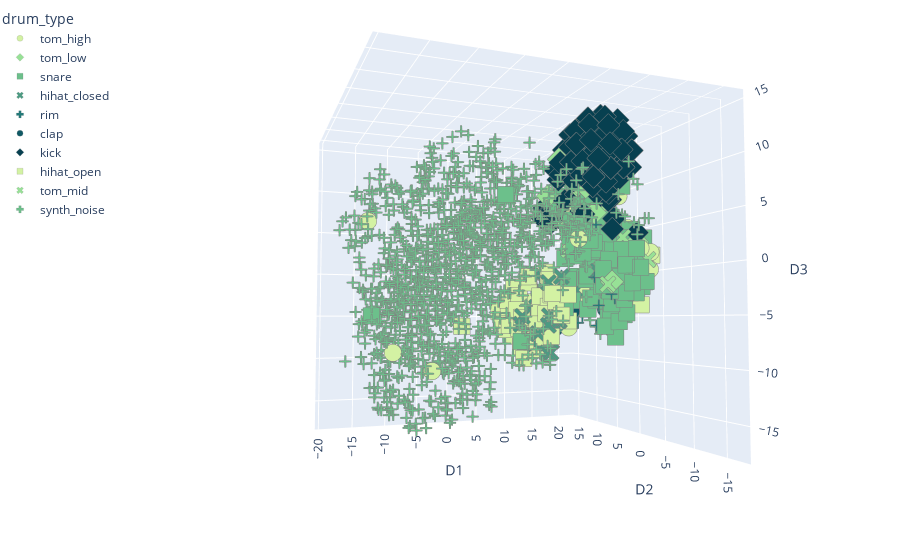

Notebook code cell kept with this figure:
### Code cell
scope = PlotlyScope()
df=pd.read_csv("../feature_extraction/csvs/df_8.csv",index_col=False)
# fig = px.scatter_3d(df, x="D1",y="D2",z="D3",color="label",symbol="drum_type",hover_data=["path"],color_discrete_sequence=px.colors.qualitative.Dark2)
fig = px.scatter_3d(df, x="D1",y="D2",z="D3",color="drum_type",symbol="drum_type",hover_data=["path"],color_discrete_sequence= px.colors.sequential.Emrld)
fig.update_layout(scene = dict(
                    camera=dict(eye=dict(x=-1.2, y=-1.2, z=-1.2)),
                    aspectmode="cube",),
                    margin=dict( r=0, l=0, b=0, t=0),
                  showlegend=True,
              legend=dict(
                yanchor="top",
                y=0.99,
                xanchor="right",
                x=0.01
            ),

                 )
fig.update_traces(marker=dict(size=6,opacity=1,line=dict(width=0.2,color='grey')))
g=fig
fig.show()


with open("3d_t-SNE.svg", "wb") as f:
    f.write(scope.transform(fig, format="svg"))

### Figure 1 — Plotly figure (JSON) as saved in the notebook; plotly's stock layout.template omitted (floating-point values rounded to 4 significant figures; data arrays with more than 128 entries replaced by an {"elided": "..."} marker saying what was removed)
{"data": [{"customdata": [["./dk_data/tom_high/Roland Tr-909-TR-909Tom Hi 01.wav"], ["./dk_data/tom_high/Kawai R50e-R50eTomA_Hi.wav"], ["./dk_data/tom_high/Vermona Drum-MaxV - Tom Hi.wav"], ["./dk_data/tom_high/Kawai R50-R50 TomH.wav"], ["./dk_data/tom_high/Alesis Hr16-MaxV - HR16 10-DBL TOM.wav"], ["./dk_data/tom_high/Yamaha RX21-RX21Tom_Hi.wav"], ["./dk_data/tom_high/Alesis DM5-DM5Tom03_Hi.wav"], ["./dk_data/tom_high/Yamaha SY22-Tom2elsy45.wav"], ["./dk_data/tom_high/mercure_drums-gd-tom1.wav"], ["./dk_data/tom_high/Emu Drumulator-DrumulatorTom03.wav"], ["./dk_data/tom_high/Kawai r-50-MaxV - RTOMHREV.wav"], ["./dk_data/tom_high/Alesis DM5-DM5Tom04_Hi.wav"], ["./dk_data/tom_high/Sequential Tom-TOMTom_Hi.wav"], ["./dk_data/tom_high/Emu Drumulator-DrumulatorTom02.wav"], ["./dk_data/tom_high/Roland Tr-606-TR606TomHi05.wav"], ["./dk_data/tom_high/Akai Mpc60-MaxV - Tom High.wav"], ["./dk_data/tom_high/Coron Drum Synce DS-7-coron-ds7-tom7.wav"], ["./dk_data/tom_high/Roland Tr-909-TR-909Tom Hi 02.wav"], ["./dk_data/tom_high/Sequential DrumTraks Tom-MaxV - Tom Hi.wav"], ["./dk_data/tom_high/Boss DR-202-202tom01.wav"], ["./dk_data/tom_high/Coron Drum Synce DS-7-coron-ds7-tom5.wav"], ["./dk_data/tom_high/Roland Tr-606-TR606TomHi_OD.wav"], ["./dk_data/tom_high/Roland MC303-MaxV - Achitom2.wav"], ["./dk_data/tom_high/Alesis Hr16-HR16Tom02.wav"], ["./dk_data/tom_high/Roland Tr-606-MaxV - Roland Tr-606 - Tom-Hi.wav"], ["./dk_data/tom_high/Alesis DM5-DM5Tom02_Hi.wav"], ["./dk_data/tom_high/Akai XR10-XR10HiTom03.wav"], ["./dk_data/tom_high/Alesis DM5-DM5Tom01_Hi.wav"], ["./dk_data/tom_high/AKAI XE-8-MaxV - XE8 Tom High int_12.wav"], ["./dk_data/tom_high/Fricke MFB 512-MaxV - Tom High.wav"], ["./dk_data/tom_high/Kawai r-50-MaxV - ATOMSDGA.wav"]], "hovertemplate": "drum_type=tom_high<br>D1=%{x}<br>D2=%{y}<br>D3=%{z}<br>path=%{customdata[0]}<extra></extra>", "legendgroup": "tom_high", "marker": {"color": "rgb(211, 242, 163)", "line": {"color": "grey", "width": 0.2}, "opacity": 1, "size": 6, "symbol": "circle"}, "mode": "markers", "name": "tom_high", "scene": "scene", "showlegend": true, "type": "scatter3d", "x": [19.72, 18.8, 6.322, 15.88, 16.98, 18.58, 14.78, 17.13, 20.29, -7.726, 18.85, 15.2, 15.79, 14.85, 17.68, 17.25, -14.87, 10.36, 15.53, 8.646, -13.76, 19.41, 19.11, 18.04, 17.82, 17.08, 16.94, 16.15, 15.84, 17.32, 16.72], "y": [-1.959, -3.265, -10.14, 7.087, -3.784, -3.394, -1.217, 5.646, -2.598, 1.584, -1.752, 0.4469, -5.021, -1.036, -8.545, 3.414, 8.227, -3.588, -3.112, -7.28, -1.365, 0.814, 2.544, 1.746, -8.54, -1.847, 2.94, -8.741, -1.565, -4.8, 2.944], "z": [1.82, -0.7456, 2.25, -6.347, 2.363, 3.656, 8.514, 6.452, 4.185, -10.73, -0.3116, 6.551, 7.68, 6.902, -0.3045, 4.186, 5.506, 9.841, 7.309, 2.782, -8.626, 2.8, 2.252, 5.515, 1.456, 3.862, 2.528, 1.788, 6.057, 4.372, -1.204]}, {"customdata": [["./dk_data/tom_low/Visco Space drums-MaxV - Tom Lo.wav"], ["./dk_data/tom_low/Yamaha RX-11-MaxV - RX11 TOM3.wav"], ["./dk_data/tom_low/Korg DDM110-Ddm110Tom_Lo.wav"], ["./dk_data/tom_low/Linn Drum LM1-tom6.wav"], ["./dk_data/tom_low/Alesis DM5-DM5Tom10_Lo.wav"], ["./dk_data/tom_low/Akai Mpc60-MaxV - Tom Low 2.wav"], ["./dk_data/tom_low/Linn Drum LM1-tom1.wav"], ["./dk_data/tom_low/Roland R-8-R8Tom35.wav"], ["./dk_data/tom_low/Alesis DM5-DM5Tom12_Lo.wav"], ["./dk_data/tom_low/Roland SH-09-MaxV - stompbass4.wav"], ["./dk_data/tom_low/Roland R-8-R8Tom27.wav"], ["./dk_data/tom_low/Fairlight IIx-MaxV - DeepTom.wav"], ["./dk_data/tom_low/Roland Tr-606-TR606TomLo02.wav"], ["./dk_data/tom_low/Akai XR10-XR10LoTom03.wav"], ["./dk_data/tom_low/Roland JD-990-MaxV - RIM-TOM4.wav"], ["./dk_data/tom_low/Suzuki RPM-40-MaxV - Tom.wav"], ["./dk_data/tom_low/Linn Drum LM2-Linn lo tom.wav"], ["./dk_data/tom_low/Korg MS-20-MaxV - TomLo.wav"], ["./dk_data/tom_low/Alesis DM5-DM5Tom01_Lo.wav"], ["./dk_data/tom_low/Kurzweil K2000 ROM-MaxV - lotom.wav"], ["./dk_data/tom_low/Alesis DM5-DM5Tom20_Lo.wav"], ["./dk_data/tom_low/Virtual MPC Electronics-MaxV - Tom.wav"], ["./dk_data/tom_low/Alesis DM5-DM5Tom18_Lo.wav"], ["./dk_data/tom_low/Alesis DM5-DM5Tom05_Lo.wav"], ["./dk_data/tom_low/Roland R-5-R-5 Room Ambient Tom 1.wav"], ["./dk_data/tom_low/DPM-48-TOM3.wav"], ["./dk_data/tom_low/Kawai r-50-MaxV - ETOMLR50.wav"], ["./dk_data/tom_low/Akai XR10-XR10LoTom04.wav"], ["./dk_data/tom_low/Roland Tr-606-TR606TomLo_OD.wav"], ["./dk_data/tom_low/Yamaha MR10-MR10Tom_Lo.wav"], ["./dk_data/tom_low/Roland R-8-R8Tom16.wav"], ["./dk_data/tom_low/Kawai XD5-XD5TomLo.wav"], ["./dk_data/tom_low/Simmons SDS5-SDSTomE2.wav"], ["./dk_data/tom_low/Boss DR-202-202tom06.wav"], ["./dk_data/tom_low/Yamaha RX21-RX21Tom_Lo.wav"], ["./dk_data/tom_low/Roland R-8-R8Tom19.wav"], ["./dk_data/tom_low/Emu Drumulator-DrumulatorETomLo.wav"]], "hovertemplate": "drum_type=tom_low<br>D1=%{x}<br>D2=%{y}<br>D3=%{z}<br>path=%{customdata[0]}<extra></extra>", "legendgroup": "tom_low", "marker": {"color": "rgb(151, 225, 150)", "line": {"color": "grey", "width": 0.2}, "opacity": 1, "size": 6, "symbol": "diamond"}, "mode": "markers", "name": "tom_low", "scene": "scene", "showlegend": true, "type": "scatter3d", "x": [11.42, 11.44, 12.85, 19.11, 13.97, 15.24, 18.26, 14.86, 15.43, 10.37, 11.79, 7.78, 16.66, 14.86, 16.2, 19.78, 20.28, 14.91, 7.576, 17.17, 18.03, 15.1, 15.39, 11.87, 13.41, 10.75, 14.58, 16.14, 17.17, 9.097, 16.66, 13.35, 15.58, 12.97, 12.62, 11.99, 18.6], "y": [-4.992, -5.038, -4.11, 1.406, 0.06281, -2.322, 0.8489, -0.8508, 4.568, -10.86, -5.549, -3.565, -7.497, 4.962, 4.623, -3.545, -3.884, 5.703, -7.398, -0.4925, 3.619, -5.224, 2.898, -5.19, -8.6, 4.228, -1.631, -3.468, 1.536, -7.558, 3.901, -1.67, 2.65, -0.5684, -5.126, -8.149, 2.653], "z": [13.73, 8.947, 7.635, 4.018, 8.892, 4.477, 1.875, 3.999, 6.557, -1.801, 5.668, 11.41, 2.571, 4.834, 4.845, 0.7988, 2.459, 6.088, 10.18, 2.994, 5.785, 4.92, 6.64, 12.03, 11.69, 8.979, 5.551, 4.452, 4.373, 7.854, 7.861, 5.34, 4.644, 9.412, 9.909, 12.83, 4.311]}, {"customdata": {"elided": "143x1 str values"}, "hovertemplate": "drum_type=snare<br>D1=%{x}<br>D2=%{y}<br>D3=%{z}<br>path=%{customdata[0]}<extra></extra>", "legendgroup": "snare", "marker": {"color": "rgb(108, 192, 139)", "line": {"color": "grey", "width": 0.2}, "opacity": 1, "size": 6, "symbol": "square"}, "mode": "markers", "name": "snare", "scene": "scene", "showlegend": true, "type": "scatter3d", "x": {"elided": "143 float values"}, "y": {"elided": "143 float values"}, "z": {"elided": "143 float values"}}, {"customdata": [["./dk_data/hihat_closed/Roland Tr-606-TR606Hat_C_OD.wav"], ["./dk_data/hihat_closed/Roland Tr-606-TR606Hat_C05.wav"], ["./dk_data/hihat_closed/Casio PT-68-MaxV - HH Cl.wav"], ["./dk_data/hihat_closed/Boss DR-550-MaxV - CHH1.wav"], ["./dk_data/hihat_closed/Akai Mpc60-MaxV - HiHat Closed.wav"], ["./dk_data/hihat_closed/Acetone Rhythm King-MaxV - HH Cl.wav"], ["./dk_data/hihat_closed/Roland MC09-MC09 HatC_03.wav"], ["./dk_data/hihat_closed/Boss DR-550-DR550Hat03_C.wav"], ["./dk_data/hihat_closed/Roland MC09-MC09 HatC_01.wav"], ["./dk_data/hihat_closed/Sequential Tom-TOMHat_C.wav"], ["./dk_data/hihat_closed/Roland Tr-626-MaxV - Roland - 626_chh 03.wav"], ["./dk_data/hihat_closed/MXR Computer Rhythm 185-MaxV - MXR Hat_closed.wav"], ["./dk_data/hihat_closed/Yamaha RY-10-MaxV - HHC6VRB.wav"], ["./dk_data/hihat_closed/Alesis Hr16b-MaxV - HHC 1.wav"], ["./dk_data/hihat_closed/Kawai r-50-MaxV - HHCL_R50.wav"], ["./dk_data/hihat_closed/Electro Harmonix Drm32-MaxV - HH Cl.wav"], ["./dk_data/hihat_closed/Roland D-70-MaxV - CL-HIHAT.wav"], ["./dk_data/hihat_closed/Roland D-10 L.A-la-clhh.wav"], ["./dk_data/hihat_closed/mercure_drums-p-hhc2.wav"], ["./dk_data/hihat_closed/Boss DR-202-202hat07.wav"], ["./dk_data/hihat_closed/Roland MC09-MC09 HatC_07.wav"], ["./dk_data/hihat_closed/Alesis D4fx-MaxV - HiHat Closed 2.wav"], ["./dk_data/hihat_closed/Kawai r-50-MaxV - HHCLENHA.wav"], ["./dk_data/hihat_closed/Emu Drumulator-DrumulatorHat_C.wav"], ["./dk_data/hihat_closed/KORG DDD-1-MaxV - DDD1 clhh1.wav"], ["./dk_data/hihat_closed/Boss DR-202-202hat05.wav"], ["./dk_data/hihat_closed/Roland CR-8000-CR8000Hat_C.wav"], ["./dk_data/hihat_closed/Casio PT-30-MaxV - HH Cl.wav"], ["./dk_data/hihat_closed/Boss DR-202-202hat09.wav"], ["./dk_data/hihat_closed/Fairlight IIx-MaxV - HHPedal.wav"], ["./dk_data/hihat_closed/Yamaha PSR-MaxV - psr-hatcl.wav"], ["./dk_data/hihat_closed/Roland Tr-909-MaxV - Roland909 - 909HHB 05.wav"], ["./dk_data/hihat_closed/Sequential DrumTraks Tom-MaxV - HiHat Closed.wav"], ["./dk_data/hihat_closed/Roland MC09-MC09 HatC_08.wav"], ["./dk_data/hihat_closed/Yamaha RY-10-MaxV - HHC9VRB.wav"]], "hovertemplate": "drum_type=hihat_closed<br>D1=%{x}<br>D2=%{y}<br>D3=%{z}<br>path=%{customdata[0]}<extra></extra>", "legendgroup": "hihat_closed", "marker": {"color": "rgb(76, 155, 130)", "line": {"color": "grey", "width": 0.2}, "opacity": 1, "size": 6, "symbol": "x"}, "mode": "markers", "name": "hihat_closed", "scene": "scene", "showlegend": true, "type": "scatter3d", "x": [4.833, 4.689, 6.921, 7.149, 8.484, 7.748, 8.789, 6.764, 9.051, 8.393, 9.352, 10.55, 6.555, 9.295, 10.09, 7.42, 6.885, 10.88, 12.88, 7.467, 9.388, 12.5, 6.717, 8.585, 6.68, 7.585, 7.975, 11.46, 15.78, 9.514, 9.445, 8.638, 7.583, 9.339, 8.061], "y": [0.8803, 1.028, 1.299, -1.917, -0.2343, 2.173, 0.05799, -2.822, -1.432, 3.427, 1.015, 2.136, -0.2075, -2.174, 2.282, -4.613, -2.308, 0.6647, 0.5336, 3.068, -0.7082, 2.796, 4.457, 3.242, 3.053, -0.8261, -2.194, 5.748, 0.3824, -9.257, 2.678, 4.915, 3.366, -0.9949, -2.679], "z": [-5.066, -5.916, -8.073, -1.489, -8.969, -0.4232, -5.731, -5.021, -5.514, -4.027, -7.799, -5.889, -6.923, -2.795, -4.68, -1.01, -6.002, -1.261, -2.139, -7.999, -4.718, -3.005, -7.912, -6.724, -9.134, -8.969, -4.474, -6.945, -3.048, -0.734, -8.557, -6.9, -4.365, -3.509, -5.535]}, {"customdata": [["./dk_data/rim/Akai Mpc60-MaxV - Rimshot 3.wav"], ["./dk_data/rim/Kawai R50e-R50eRimshot.wav"], ["./dk_data/rim/Oberheim Dmx-DMXRim.wav"], ["./dk_data/rim/Linn Linn-9000-MaxV - Rimshot.wav"], ["./dk_data/rim/Gulbransen-MaxV - Rim.wav"], ["./dk_data/rim/Jomox Xbase-09-Rim01.wav"], ["./dk_data/rim/Akai Mpc60-MaxV - Rimshot 1.wav"], ["./dk_data/rim/Korg DDM110-MaxV - 110_rim.wav"], ["./dk_data/rim/Roland JD-990-MaxV - MARIMWAV.wav"], ["./dk_data/rim/KORG DDD-1-MaxV - DDD1 rimshot.wav"], ["./dk_data/rim/Roland R-5-R-5 Rimshot Snare 1.wav"], ["./dk_data/rim/Yamaha RX11-RX11Rimshot.wav"], ["./dk_data/rim/Akai XR10-XR10Rimshot02.wav"], ["./dk_data/rim/Alesis DM5-DM5Rim05.wav"], ["./dk_data/rim/Roland Tr-808-TR-808Rim01.wav"], ["./dk_data/rim/Roland TR-505-TR-505Rim.wav"], ["./dk_data/rim/Roland D-10 L.A-la-rim.wav"], ["./dk_data/rim/Emu Drumulator-MaxV - EMU_RIM.wav"], ["./dk_data/rim/Jomox Xbase-09-Rim02.wav"]], "hovertemplate": "drum_type=rim<br>D1=%{x}<br>D2=%{y}<br>D3=%{z}<br>path=%{customdata[0]}<extra></extra>", "legendgroup": "rim", "marker": {"color": "rgb(33, 122, 121)", "line": {"color": "grey", "width": 0.2}, "opacity": 1, "size": 6, "symbol": "cross"}, "mode": "markers", "name": "rim", "scene": "scene", "showlegend": true, "type": "scatter3d", "x": [15.13, 17.95, 17.53, 15.51, 13.19, 8.659, 14.36, 8.682, 17.56, 14.04, 14.37, 17.3, 13.6, 14.09, 14.2, 16.37, 14.29, 15.31, 11.58], "y": [7.411, 0.9072, 5.588, 5.454, 4.37, -10.24, 6.733, -9.801, 5.587, 7.421, -5.969, 5.614, -3.671, 6.11, 2.077, 3.922, 5.424, -0.7241, -9.092], "z": [-2.46, -6.066, -4.088, -5.268, -0.6846, 3.675, -5.549, -1.34, 1.614, -1.406, -3.208, -5.014, -3.896, -0.1734, -5.771, -4.095, -1.848, -6.058, -2.908]}, {"customdata": [["./dk_data/clap/Linn Linn-9000-MaxV - Clap 1.wav"], ["./dk_data/clap/Linn Linn-9000-MaxV - Clap 2.wav"], ["./dk_data/clap/Kawai r-50-MaxV - CLAP2R50.wav"], ["./dk_data/clap/Roland Tr-626-MaxV - Roland - 626_clap 04.wav"], ["./dk_data/clap/Kawai R-50e-MaxV - R50e Clap.wav"], ["./dk_data/clap/Alesis Hr16b-HR16B 036 Gated Claps.wav"], ["./dk_data/clap/Alesis D4fx-MaxV - Clap.wav"], ["./dk_data/clap/Simmons Clap-MaxV - SM Clap14.wav"], ["./dk_data/clap/Simmons Clap-MaxV - SM Clap12.wav"], ["./dk_data/clap/Simmons Clap-MaxV - SM Clap7.wav"], ["./dk_data/clap/EMU E-drum-MaxV - Clap.wav"], ["./dk_data/clap/AKAI XE-8-MaxV - XE8 Clap int_15.wav"], ["./dk_data/clap/Roland Tr-808-TR-808Clap01.wav"], ["./dk_data/clap/Korg DDM110-MaxV - 110_clap.wav"], ["./dk_data/clap/Simmons Clap-MaxV - SM Clap20.wav"], ["./dk_data/clap/MultiMoog-MaxV - JeeesuosClaps.wav"], ["./dk_data/clap/Simmons Clap-MaxV - SM Clap19.wav"], ["./dk_data/clap/Boss DR-110-DR-110Clap.wav"], ["./dk_data/clap/Yamaha RY30-RY30Clap.wav"], ["./dk_data/clap/Simmons Clap-MaxV - SM Clap23.wav"], ["./dk_data/clap/Roland Tr-808-TR-808Clap02.wav"], ["./dk_data/clap/Simmons Clap-MaxV - SM Clap2.wav"], ["./dk_data/clap/Roland D-70-MaxV - CLAP.wav"], ["./dk_data/clap/Simmons Clap-MaxV - SM Clap11.wav"], ["./dk_data/clap/Linn Linndrum-LinnClap.wav"], ["./dk_data/clap/Roland MC303-MaxV - Rapclap1.wav"], ["./dk_data/clap/Alesis Sr16-SR16Clap.wav"], ["./dk_data/clap/Jomox Xbase-09-LFOClap.wav"]], "hovertemplate": "drum_type=clap<br>D1=%{x}<br>D2=%{y}<br>D3=%{z}<br>path=%{customdata[0]}<extra></extra>", "legendgroup": "clap", "marker": {"color": "rgb(16, 89, 101)", "line": {"color": "grey", "width": 0.2}, "opacity": 1, "size": 6, "symbol": "circle"}, "mode": "markers", "name": "clap", "scene": "scene", "showlegend": true, "type": "scatter3d", "x": [14.73, 12.14, 14.39, 13.3, 13.38, 13.21, 13.07, 14.03, 9.821, 18.68, 10.23, 11.75, 11.62, 15.86, 10.19, 18.33, 8.95, 12.95, 10.25, 13.34, 10.88, 11.68, 12.38, 11.25, 15.64, 12.01, 14.4, 13.42], "y": [8.584, 6.051, 6.13, 8.687, 7.246, 5.369, 6.449, 7.913, 8.275, 1.893, 7.759, 9.836, 7.806, 6.326, 7.075, -1.269, 8.474, 8.52, 9.83, 9.607, 6.368, 9.912, 7.824, 8.626, 7.582, 5.878, 7.404, 2.644], "z": [-4.928, -4.201, -3.744, -2.764, -4.403, -2.643, -2.946, -6.383, -6.027, -4.162, -3.328, -5.403, -4.63, -4.094, -5.48, -3.479, -6.193, -4.052, -5.003, -5.05, -3.357, -7.024, -2.581, -3.802, -4.749, -2.449, -3.654, -4.467]}, {"customdata": [["./dk_data/kick/Kawai r-50-MaxV - BD2__R50.wav"], ["./dk_data/kick/Jomox Xbase-09-BassDr06.wav"], ["./dk_data/kick/Roland Tr-808-TR-808Kick07.wav"], ["./dk_data/kick/Yamaha RY30-RY30Kick05.wav"], ["./dk_data/kick/mercure_drums-gd-kick1.wav"], ["./dk_data/kick/Alesis DM5-DM5Kick21.wav"], ["./dk_data/kick/Roland Tr-909-TR-909Kick 07.wav"], ["./dk_data/kick/Roland D-10 L.A-la-bd1.wav"], ["./dk_data/kick/Alesis Hr16b-HR16B 006 Deep Wood Kick.wav"], ["./dk_data/kick/Roland R-8-R8Kick05.wav"], ["./dk_data/kick/Boss DR-660-DR-660Kick21.wav"], ["./dk_data/kick/Boss DR-660-DR-660Kick05.wav"], ["./dk_data/kick/Roland Tr-909-MaxV - Roland909 - 909BDA 01.wav"], ["./dk_data/kick/Roland R-8-R8Kick27.wav"], ["./dk_data/kick/Alesis DM5-DM5Kick48.wav"], ["./dk_data/kick/Alesis DM5-DM5Kick78.wav"], ["./dk_data/kick/Akai XR10-XR10Kick04.wav"], ["./dk_data/kick/Fricke MFB 512-MaxV - Kick.wav"], ["./dk_data/kick/Roland Tr-707-TR-707Kick01.wav"], ["./dk_data/kick/Roland TR-909 BD Selection-KK-Di909BD 26.wav"], ["./dk_data/kick/Electro Harmonix Drm15-MaxV - Kick.wav"], ["./dk_data/kick/Roland Tr-808-MaxV - Roland808 - BD0050 16.wav"], ["./dk_data/kick/Boss DR-660-DR-660Kick41.wav"], ["./dk_data/kick/Yamaha RX-11-MaxV - RX11 BD1.wav"], ["./dk_data/kick/Alesis Hr16-HR16Kick02.wav"], ["./dk_data/kick/AKAI XE-8-MaxV - XE8 Kick 2 int_2.wav"], ["./dk_data/kick/Linn Linndrum-LinnKick02.wav"], ["./dk_data/kick/Acetone Rhythm Ace-MaxV - KICK2.wav"], ["./dk_data/kick/Roland R-8-R8Kick03.wav"], ["./dk_data/kick/Roland MC303-MaxV - Drybd1.wav"], ["./dk_data/kick/Roland TR-909 BD Selection-KK-Di909BD 49.wav"], ["./dk_data/kick/Roland Tr-909-TR-909Kick 10.wav"], ["./dk_data/kick/Kawai r-50-MaxV - ATMBDR50.wav"], ["./dk_data/kick/Boss DR-660-DR-660Kick39.wav"], ["./dk_data/kick/Yamaha RX11-RX11Kick.wav"], ["./dk_data/kick/Boss DR-660-DR-660Kick07.wav"], ["./dk_data/kick/Roland Tr-808-MaxV - Roland808 - BD7525 35.wav"], ["./dk_data/kick/Fairlight IIx-MaxV - Bdrum.wav"], ["./dk_data/kick/Roland TR-909 BD Selection-KK-Di909BD 40.wav"], ["./dk_data/kick/Boss DR-660-DR-660Kick20.wav"], ["./dk_data/kick/Alesis DM5-DM5Kick09.wav"], ["./dk_data/kick/Alesis DM5-DM5Kick69.wav"], ["./dk_data/kick/Roland TR-909 BD Selection-KK-Di909BD 08.wav"], ["./dk_data/kick/Roland Tr-808-TR-808Kick03.wav"], ["./dk_data/kick/Yamaha RX-5-MaxV - RX5PBD3.wav"], ["./dk_data/kick/Roland TR-909 BD Selection-KK-Di909BD 62.wav"], ["./dk_data/kick/Roland TR-909 BD Selection-KK-Di909BD 53.wav"], ["./dk_data/kick/Oberheim Dmx-DMXKick02.wav"], ["./dk_data/kick/Roland TR-909 BD Selection-KK-Di909BD 04.wav"], ["./dk_data/kick/Roland Tr-606-TR606Kick01.wav"], ["./dk_data/kick/Boss DR-660-DR-660Kick15.wav"], ["./dk_data/kick/Univox Micro-Rhythmer 12-MaxV - UNIVOXBD.wav"], ["./dk_data/kick/Roland S-50-MaxV - ebd.wav"], ["./dk_data/kick/Akai XR10-XR10Kick02.wav"], ["./dk_data/kick/Boss DR-660-DR-660Kick26.wav"], ["./dk_data/kick/Yamaha RX-5-MaxV - RX5IBD1.wav"], ["./dk_data/kick/Yamaha RX-5-MaxV - RX5PBD2.wav"], ["./dk_data/kick/Alesis Hr16-HR16Kick06.wav"], ["./dk_data/kick/Roland TR-909 BD Selection-KK-Di909BD 51.wav"], ["./dk_data/kick/Roland TR-909 BD Selection-KK-Di909BD 25.wav"], ["./dk_data/kick/Alesis DM5-DM5Kick16.wav"], ["./dk_data/kick/Alesis DM5-DM5Kick62.wav"], ["./dk_data/kick/Roland R-5-R-5 Electronic Kick.wav"], ["./dk_data/kick/Alesis DM5-DM5Kick38.wav"], ["./dk_data/kick/Alesis DM5-DM5Kick30.wav"], ["./dk_data/kick/Linn Linndrum-LinnKick01.wav"], ["./dk_data/kick/Roland D-10 L.A-la-wetbd.wav"], ["./dk_data/kick/Korg DDM110-Ddm110Kick.wav"], ["./dk_data/kick/Linn Linn-9000-MaxV - Kick 1.wav"], ["./dk_data/kick/Roland R-8-R8Kick22.wav"], ["./dk_data/kick/Kawai R50e-R50eKick03.wav"], ["./dk_data/kick/Alesis DM5-DM5Kick77.wav"], ["./dk_data/kick/Roland JV 1080-MaxV - BD2.wav"], ["./dk_data/kick/Kawai XD5-XD5Kick04.wav"], ["./dk_data/kick/Roland TR-909 BD Selection-KK-Di909BD 35.wav"], ["./dk_data/kick/Kawai XD5-XD5Kick01.wav"], ["./dk_data/kick/Akai XR-1-MaxV - Kick 09.wav"], ["./dk_data/kick/Yamaha RX-5-MaxV - RX5PBD1.wav"], ["./dk_data/kick/Boss DR-660-DR-660Kick49.wav"], ["./dk_data/kick/Fairlight IIx-MaxV - Bbdrum1.wav"], ["./dk_data/kick/MXR Computer Rhythm 185-MaxV - MXR Kick.wav"], ["./dk_data/kick/Kawai r-50-MaxV - ACCBDENH.wav"], ["./dk_data/kick/KorgMP7-Kickdrum.wav"], ["./dk_data/kick/Alesis DM5-DM5Kick84.wav"], ["./dk_data/kick/Alesis DM5-DM5Kick82.wav"], ["./dk_data/kick/Linn Drum LM2-Linn kick hard.wav"], ["./dk_data/kick/XE8-XE8 Kick 2 int_2.wav"], ["./dk_data/kick/Acetone Rhythm Ace-MaxV - KICK4.wav"], ["./dk_data/kick/Alesis Sr16-SR16Kick01.wav"], ["./dk_data/kick/Fricke MFB 502-MaxV - Kick.wav"], ["./dk_data/kick/Roland Tr-808-MaxV - Roland808 - BD7500 33.wav"], ["./dk_data/kick/Roland Tr-606-TR606Kick_OD.wav"], ["./dk_data/kick/Roland TR-55-MaxV - Kick.wav"], ["./dk_data/kick/Roland MC09-MC09 Kick04.wav"], ["./dk_data/kick/mercure_drums-tt-kick1.wav"], ["./dk_data/kick/Roland JV 1080-MaxV - BD1.wav"], ["./dk_data/kick/Alesis DM5-DM5Kick42.wav"], ["./dk_data/kick/Roland TR-909 BD Selection-KK-Di909BD 59.wav"], ["./dk_data/kick/Roland R-8-R8Kick26.wav"], ["./dk_data/kick/Roland Tr-808-TR-808Kick15.wav"], ["./dk_data/kick/Alesis DM5-DM5Kick32.wav"], ["./dk_data/kick/Roland Tr-808-TR-808Kick02.wav"], ["./dk_data/kick/Roland Tr-808-MaxV - Roland808 - BD2575 27.wav"], ["./dk_data/kick/Alesis DM5-DM5Kick31.wav"], ["./dk_data/kick/AKAI XE-8-MaxV - XE8 Kick 1 int_1.wav"], ["./dk_data/kick/Roland TR-909 BD Selection-KK-Di909BD 11.wav"], ["./dk_data/kick/EMU E-drum-MaxV - Kick4.wav"], ["./dk_data/kick/Boss DR-660-DR-660Kick14.wav"], ["./dk_data/kick/Yamaha RX21-RX21Kick.wav"], ["./dk_data/kick/Deepsky-909kick.wav"], ["./dk_data/kick/Fairlight IIx-MaxV - Symkick.wav"], ["./dk_data/kick/Roland Tr-808-MaxV - Roland808 - BD2500 23.wav"], ["./dk_data/kick/Linn Linn-9000-MaxV - Kick 2.wav"], ["./dk_data/kick/Boss DR-55-DR-55Kick.wav"], ["./dk_data/kick/Alesis Hr16b-HR16B 005 Techno Kick.wav"], ["./dk_data/kick/Roland PB-300 Rhythm Plus-MaxV - Kick.wav"]], "hovertemplate": "drum_type=kick<br>D1=%{x}<br>D2=%{y}<br>D3=%{z}<br>path=%{customdata[0]}<extra></extra>", "legendgroup": "kick", "marker": {"color": "rgb(7, 64, 80)", "line": {"color": "grey", "width": 0.2}, "opacity": 1, "size": 6, "symbol": "diamond"}, "mode": "markers", "name": "kick", "scene": "scene", "showlegend": true, "type": "scatter3d", "x": [12.11, 11.9, 14.08, 10.34, 11.07, 9.37, 12.08, 7.607, 12.83, 12.77, 10.68, 7.855, 15.74, 10.66, 9.491, 8.721, 11.88, 6.584, 12.02, 13.61, 6.715, 10.86, 11.12, 7.659, 14.07, 7.831, 12.16, 8.774, 13.35, 8.139, 14.75, 12.3, 10.94, 10.57, 9.24, 13.41, 9.691, 10.26, 13.61, 12.92, 8.918, 8.526, 12.93, 9.942, 13.5, 14.27, 13.44, 11.57, 12.48, 7.957, 8.489, 14.81, 8.91, 12.04, 14.1, 10.57, 9.508, 9.901, 14.54, 14.12, 6.858, 18.12, 10.71, 10.22, 10.96, 7.394, 10.05, 11.39, 6.263, 13.44, 9.098, 7.773, 7.996, 13.87, 12.99, 7.516, 13.15, 8.249, 11.39, 11.66, 8.679, 9.008, 7.162, 9.338, 12.87, 6.173, 9.031, 12.6, 11.05, 9.115, 9.647, 10.09, 6.673, 7.901, 13.37, 8.786, 9.315, 14.09, 12.04, 14.38, 9.772, 10.68, 13.44, 11.49, 10.16, 12.79, 11.85, 8.581, 8.618, 8.563, 12.28, 7.815, 6.771, 10.34, 12.45, 9.194], "y": [-8.427, -3.101, 2.192, -7.516, -11.14, -9.109, -8.677, -7.224, -6.928, -11.28, -9.401, -3.723, -8.654, -7.567, -2.781, -10.27, -7.446, -10.66, -11.6, 9.643, -7.886, -7.189, -6.641, -12.22, -5.648, -9.892, -12.36, -8.054, -3.281, -2.274, 8.585, -8.724, -5.165, -9.983, -12.34, -9.143, -10.41, -10.7, 8.401, -6.481, -9.273, -11.43, 5.939, -7.068, 4.597, 7.16, 7.591, -9.953, 8.735, -10.67, -5.81, -5.328, -4.137, -6.508, 0.9675, -12.91, -6.546, -8.495, 6.484, 9.021, -11.96, 5.342, -6.423, -9.189, -11.39, -9.192, -8.051, -10.82, -8.749, -7.18, -6.492, -9.114, -8.716, -3.994, 6.158, -6.643, -10.46, -8.374, -9.27, -8.629, -12.72, -2.821, -11.24, -5.738, 3.182, -10.05, -10.19, -10.11, -12.27, -11.5, -10.86, -5.056, -9.05, -9.883, -7.685, -8.345, -11.58, 5.09, -8.119, 3.486, -9.741, -9.43, -1.322, -6.994, -11.42, 8.924, -9.943, -7.827, -13.1, -2.157, -3.621, -11.04, -5.532, -12.87, -5.676, -9.474], "z": [10.78, 9.399, 9.041, 8.892, 10.65, 11.67, 3.596, 8.46, 6.797, 9.318, 10.46, 9.751, 3.374, 7.259, 11.3, 9.14, 9.645, 9.625, 12.22, 7.228, 11.61, 14.46, 12.93, 9.629, 7.13, 11.91, 10.66, 14.29, 5.65, 10.5, 7.303, 4.637, 10.49, 12.68, 8.79, 9.694, 11.18, 9.419, 6.432, 11.28, 7.615, 11.75, 8.485, 11.62, 7.153, 7.075, 7.966, 11.56, 7.059, 10.5, 12.04, 11.06, 10.59, 8.497, 6.911, 12.24, 13.01, 13.06, 8.274, 8.444, 11.35, -2.646, 9.806, 8.844, 13.76, 8.625, 10.38, 8.13, 9.901, 9.982, 10.37, 10.59, 4.895, 9.46, 7.329, 13.23, 11.01, 12.68, 14.01, 8.782, 12.7, 12.67, 13.02, 14.36, 8.371, 11.4, 12.82, 12.95, 8.983, 13.9, 7.804, 12.13, 12.95, 14.07, 8.442, 9.361, 10.27, 8.404, 7.326, 8.955, 14.53, 7.232, 10.69, 11.13, 12.09, 8.335, 9.678, 11.32, 10.88, 9.572, 10.71, 8.128, 10.57, 10.48, 7.383, 10.19]}, {"customdata": [["./dk_data/hihat_open/Yamaha RX5-RX5Hat_O.wav"], ["./dk_data/hihat_open/Sequential Tom-TOMHat_O.wav"], ["./dk_data/hihat_open/Roland MC09-MC09 HatO_04.wav"], ["./dk_data/hihat_open/Visco Space drums-MaxV - HH Op.wav"], ["./dk_data/hihat_open/Korg SR-120-MaxV - HH Op.wav"], ["./dk_data/hihat_open/Casio PT-68-MaxV - HH Op.wav"], ["./dk_data/hihat_open/Roland MC09-MC09 HatO_02.wav"], ["./dk_data/hihat_open/Roland SC-88-MaxV - D#4 Open High Conga.wav"], ["./dk_data/hihat_open/MATTEL SYNSONIC-MaxV - Mattel Hi-Hat.wav"], ["./dk_data/hihat_open/Roland MC09-MC09 HatO_03.wav"], ["./dk_data/hihat_open/Roland Tr-808-TR-808Hat_O01.wav"], ["./dk_data/hihat_open/Roland MC303-MaxV - Openpand.wav"], ["./dk_data/hihat_open/Oberheim DX-MaxV - DMX__OHH.wav"], ["./dk_data/hihat_open/Boss DR-110-DR-110Hat_O.wav"], ["./dk_data/hihat_open/KORG DDD-1-MaxV - DDD1 ophh1.wav"], ["./dk_data/hihat_open/Roland System-100-MaxV - Roland -open2 18.wav"], ["./dk_data/hihat_open/Acetone Rhythm King-MaxV - HH Op.wav"], ["./dk_data/hihat_open/Boss DR-55-DR-55Hat.wav"], ["./dk_data/hihat_open/Roland Tr-606-TR606Hat_O01.wav"], ["./dk_data/hihat_open/Alesis Sr16-SR16Hat_O4.wav"], ["./dk_data/hihat_open/XE8-XE8 Hat Open ext_5.wav"], ["./dk_data/hihat_open/Yamaha SY22-Hhopsy53.wav"], ["./dk_data/hihat_open/Korg Pro-Wave-MaxV - PDLHIHAT.wav"], ["./dk_data/hihat_open/Fricke MFB 502-MaxV - HiHat Open.wav"], ["./dk_data/hihat_open/XE8-XE8 Hat Open int_7.wav"], ["./dk_data/hihat_open/Korg KPR77-KPRHat_O.wav"], ["./dk_data/hihat_open/Boss DR-202-202hat22.wav"], ["./dk_data/hihat_open/Farfisa-MaxV - HH Op.wav"], ["./dk_data/hihat_open/Kurzweil K2000 ROM-MaxV - hihat2.wav"], ["./dk_data/hihat_open/Visco Space drums-MaxV - HH Cl.wav"], ["./dk_data/hihat_open/Roland R-8-R8Hat_O03.wav"], ["./dk_data/hihat_open/Korg MS-20-MaxV - HH Op.wav"], ["./dk_data/hihat_open/Boss Dr Rhythm110-MaxV - HiHat Open.wav"], ["./dk_data/hihat_open/Roland R-8-R8Hat_O06.wav"], ["./dk_data/hihat_open/Roland Tr-606-TR606Hat_O_OD.wav"], ["./dk_data/hihat_open/Luxor Passet-MaxV - HH Cl.wav"], ["./dk_data/hihat_open/Roland System-100-MaxV - Roland -open2 30.wav"], ["./dk_data/hihat_open/Roland Tr-808-MaxV - Roland808 - 808HH 06.wav"], ["./dk_data/hihat_open/Yamaha RX5-RX5Hat_C.wav"], ["./dk_data/hihat_open/Sequential Drumtrax-DrumtraxOpenhat.wav"], ["./dk_data/hihat_open/Alesis Sr16-SR16Hat_O2.wav"], ["./dk_data/hihat_open/Lel UDS-MaxV - HiHat Open 2.wav"], ["./dk_data/hihat_open/Wurlitzer Swinging Rhythm-MaxV - HH Op.wav"], ["./dk_data/hihat_open/Yamaha EM-90-MaxV - HH Op.wav"], ["./dk_data/hihat_open/Roland Tr-626-TR-626Hat_O.wav"], ["./dk_data/hihat_open/Roland MC09-MC09 HatO_05.wav"], ["./dk_data/hihat_open/Roland MT32-MaxV - MTAgogoHigh.wav"], ["./dk_data/hihat_open/Roland SC-88-MaxV - D#6 Open Surdo.wav"], ["./dk_data/hihat_open/Korg KPR77-MaxV - KR77 -Hat-Op 05.wav"], ["./dk_data/hihat_open/Alesis DM5-DM5Hat_O03.wav"]], "hovertemplate": "drum_type=hihat_open<br>D1=%{x}<br>D2=%{y}<br>D3=%{z}<br>path=%{customdata[0]}<extra></extra>", "legendgroup": "hihat_open", "marker": {"color": "rgb(211, 242, 163)", "line": {"color": "grey", "width": 0.2}, "opacity": 1, "size": 6, "symbol": "square"}, "mode": "markers", "name": "hihat_open", "scene": "scene", "showlegend": true, "type": "scatter3d", "x": [5.103, 4.964, 7.915, 7.808, 5.251, 6.107, 7.051, 20.57, 8.048, 7.177, 5.347, 20.27, 5.819, 4.547, 4.632, 9.255, 6.993, 5.565, 4.667, 7.449, 6.015, 7.02, 7.375, 8.638, 6.028, 7.966, 14.72, 5.669, 7.041, 6.29, 7.657, 11.67, 4.526, 5.872, -1.208, 8.813, 6.103, 7.765, 8.596, 4.553, 7.747, 7.549, 5.498, 7.949, 8.196, 8.14, 12.19, 14.1, 5.828, 7.964], "y": [8.582, 5.439, 1.903, -3.967, 2.777, 6.105, 3.013, -3.297, 1.448, 1.138, 2.076, -5.839, 7.011, 4.968, 6.898, -5.464, 3.116, 1.42, 2.298, -0.7426, 5.672, 4.138, -3.318, 4.619, 6.001, -1.204, 1.14, 2.122, 0.1431, -4.291, 0.1853, 0.5133, 4.127, 4.714, 7.609, -3.882, 1.714, -1.531, 4.196, 7.511, -1.085, 1.194, 2.73, 1.918, 6.052, -0.1848, 7.205, 3.318, 3.771, -0.4571], "z": [-4.459, -3.162, -5.391, -4.963, -6.337, -7.313, -6.194, -3.776, -7.037, -5.895, -5.157, 1.449, -4.636, -6.523, -5.838, 2.183, -1.259, -7.823, -4.334, -4.758, -1.637, -3.378, -3.5, -5.4, -2.359, -2.741, -2.524, -9.674, -2.845, -2.73, -7.34, -5.537, -6.049, -5.97, -6.162, -2.816, -0.6752, -7.193, -8.316, -4.023, -1.107, -4.384, -8.381, -8.675, -3.916, -3.967, 0.2979, 7.725, -2.692, -0.5753]}, {"customdata": [["./dk_data/tom_mid/MFB-512-512mdtom.wav"], ["./dk_data/tom_mid/Fricke MFB 502-MaxV - Tom 2.wav"], ["./dk_data/tom_mid/Roland SH-09-MaxV - stompbass2.wav"], ["./dk_data/tom_mid/Alesis DM5-DM5Tom01_M.wav"], ["./dk_data/tom_mid/Emu Sp12-tom.wav"], ["./dk_data/tom_mid/Kawai R50-R50 TomM.wav"], ["./dk_data/tom_mid/Akai XR10-XR10MidTom03.wav"], ["./dk_data/tom_mid/Roland R-8-R8Tom33.wav"], ["./dk_data/tom_mid/Kawai R-50e-MaxV - R50e Tom 2.wav"], ["./dk_data/tom_mid/Simmons SD-8-MaxV - TOM_05.wav"], ["./dk_data/tom_mid/Alesis DM5-DM5Tom15_M.wav"], ["./dk_data/tom_mid/Roland R-8-R8Tom14.wav"], ["./dk_data/tom_mid/Roland Tr-808-TR-808Tom06.wav"], ["./dk_data/tom_mid/Roland R-5-R-5 FX Tom.wav"], ["./dk_data/tom_mid/Roland Tr-626-TR-626Tom_M02.wav"], ["./dk_data/tom_mid/Roland MC303-MaxV - Acmidtom.wav"], ["./dk_data/tom_mid/Roland TR-33-MaxV - Tom Mi.wav"], ["./dk_data/tom_mid/Visco Space drums-MaxV - Tom Mi.wav"], ["./dk_data/tom_mid/Roland R-5-R-5 Dry Tom 2.wav"], ["./dk_data/tom_mid/Roland JV 1080-MaxV - TomMid2.wav"], ["./dk_data/tom_mid/Roland R-8-R8Tom02.wav"], ["./dk_data/tom_mid/Emu Drumulator-DrumulatorETomMid.wav"], ["./dk_data/tom_mid/Kawai r-50-MaxV - TOMM_R50.wav"], ["./dk_data/tom_mid/Kawai R50e-R50eTomE_Mid.wav"], ["./dk_data/tom_mid/Hohner Automatic-MaxV - Tom Mi.wav"], ["./dk_data/tom_mid/Yamaha PSR-MaxV - psr-tom1.wav"], ["./dk_data/tom_mid/Korg ddd5-MaxV - MIDTOM.wav"], ["./dk_data/tom_mid/Alesis DM5-DM5Tom08_M.wav"], ["./dk_data/tom_mid/Simmons SD-8-MaxV - TOM_02.wav"], ["./dk_data/tom_mid/Simmons SD-8-MaxV - TOM_15.wav"]], "hovertemplate": "drum_type=tom_mid<br>D1=%{x}<br>D2=%{y}<br>D3=%{z}<br>path=%{customdata[0]}<extra></extra>", "legendgroup": "tom_mid", "marker": {"color": "rgb(151, 225, 150)", "line": {"color": "grey", "width": 0.2}, "opacity": 1, "size": 6, "symbol": "x"}, "mode": "markers", "name": "tom_mid", "scene": "scene", "showlegend": true, "type": "scatter3d", "x": [14.6, 6.365, 9.659, 14.45, 13.58, 13.59, 17.76, 16.41, 18.7, 12.21, 16.95, 10.85, 7.57, 13.02, 16.5, 13.92, 14.05, 16.8, 13.61, 16.77, 17.53, 10.68, 14.15, 17.7, 13.31, 16.53, 16.17, 15.06, 15.32, 6.693], "y": [-3.921, -7.928, -11.02, -3.989, -0.1373, -0.256, 1.742, -4.345, -2.106, 1.859, -0.7705, -8.371, -7.737, -6.711, -0.6696, 3.577, -8.09, -0.01316, -5.487, 3.373, -1.193, -1.261, 1.635, -2.352, -3.02, -9.626, 1.365, 0.1497, -3.479, -7.222], "z": [6.113, 3.379, -2.058, 4.366, 4.525, 6.028, 3.202, 0.72, 3.12, -1.198, 6.618, 11.82, 3.533, 13.18, 2.027, 5.622, 2.886, 4.538, 8.653, 5.893, 5.107, 2.165, 4.818, 2.424, 3.941, 0.5675, 5.545, 5.332, 2.551, 2.024]}, {"customdata": {"elided": "1226x1 str values"}, "hovertemplate": "drum_type=synth_noise<br>D1=%{x}<br>D2=%{y}<br>D3=%{z}<br>path=%{customdata[0]}<extra></extra>", "legendgroup": "synth_noise", "marker": {"color": "rgb(108, 192, 139)", "line": {"color": "grey", "width": 0.2}, "opacity": 1, "size": 6, "symbol": "cross"}, "mode": "markers", "name": "synth_noise", "scene": "scene", "showlegend": true, "type": "scatter3d", "x": {"elided": "1226 float values"}, "y": {"elided": "1226 float values"}, "z": {"elided": "1226 float values"}}], "layout": {"autosize": true, "legend": {"title": {"text": "drum_type"}, "tracegroupgap": 0, "x": 0.01, "xanchor": "right", "y": 0.99, "yanchor": "top"}, "margin": {"b": 0, "l": 0, "r": 0, "t": 0}, "scene": {"aspectmode": "cube", "aspectratio": {"x": 1, "y": 1, "z": 1}, "camera": {"center": {"x": 0, "y": 0, "z": 0}, "eye": {"x": -0.7624, "y": -1.93, "z": -0.1215}, "projection": {"type": "perspective"}, "up": {"x": 0, "y": 0, "z": 1}}, "domain": {"x": [0, 1], "y": [0, 1]}, "xaxis": {"title": {"text": "D1"}, "type": "linear"}, "yaxis": {"title": {"text": "D2"}, "type": "linear"}, "zaxis": {"title": {"text": "D3"}, "type": "linear"}}, "showlegend": true}}
